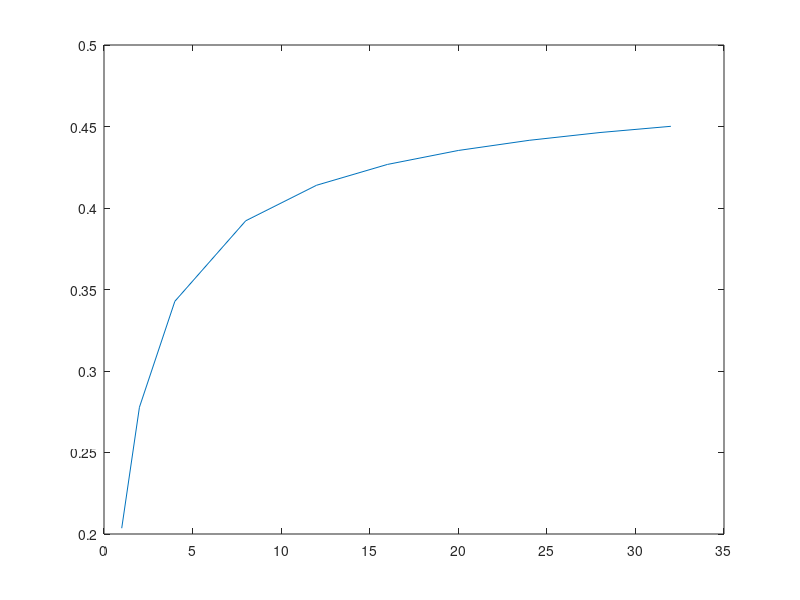

Recreate this plot in MATLAB.
%lambda = lambda1/lambda2;

rho2 = zeros(6,1);
gamma = 3;
eps1 = @(psi,lambda) 2*((cos(psi)).^2)./(pi*(lambda + 4*((cos(psi)).^2)));
eps2 = @(lambda) 1/(3*(lambda+1));
Lambda = [1,1/2,1/4,1/8,1/12,1/16,1/20,1/24,1/28,1/32];
for i = 1:10
    lambda = Lambda(i);
    rho2(i) =  integral(@(psi)eps1(psi,lambda),-pi/2,-pi/3) + integral(@(psi)eps1(psi,lambda),pi/3,pi/2) + eps2(lambda);
end
plot(1./Lambda,rho2)

